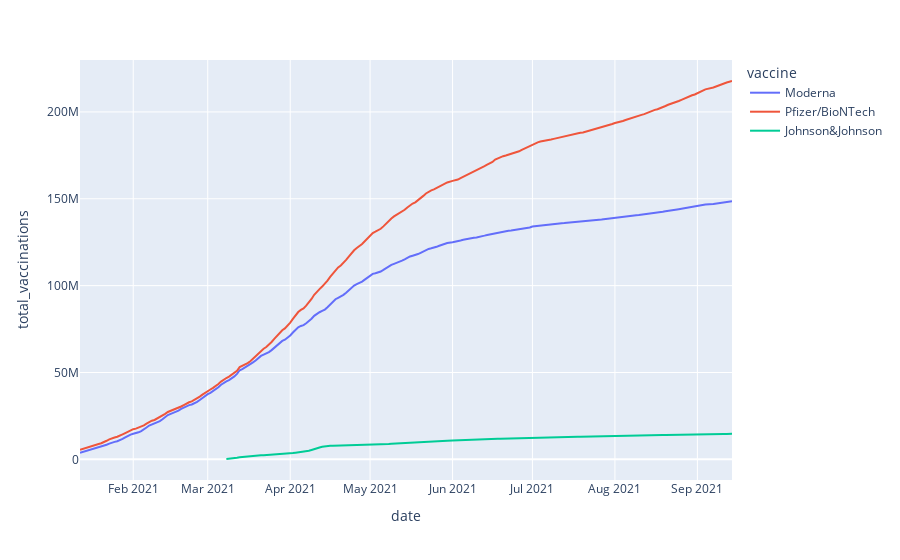

Here is the notebook cell this chart was saved with:
### Markdown cell above
The only country we are interested that has the data of what vaccines are beeing used is the United States so we are going to show the evolution of every kind of vaccine. we also will show the amount of each vaccine is been used

### Code cell
fig = px.line(vac_USA,x = 'date', y = 'total_vaccinations', color = 'vaccine' )
fig.show()

### Figure 1 — Plotly figure (JSON) as saved in the notebook; plotly's stock layout.template omitted (floating-point values rounded to 4 significant figures; data arrays with more than 128 entries replaced by an {"elided": "..."} marker saying what was removed)
{"data": [{"hovertemplate": "vaccine=Moderna<br>date=%{x}<br>total_vaccinations=%{y}<extra></extra>", "legendgroup": "Moderna", "line": {"color": "#636efa", "dash": "solid"}, "marker": {"symbol": "circle"}, "mode": "lines", "name": "Moderna", "orientation": "v", "showlegend": true, "type": "scatter", "x": {"elided": "237 str values"}, "xaxis": "x", "y": {"elided": "237 int values"}, "yaxis": "y"}, {"hovertemplate": "vaccine=Pfizer/BioNTech<br>date=%{x}<br>total_vaccinations=%{y}<extra></extra>", "legendgroup": "Pfizer/BioNTech", "line": {"color": "#EF553B", "dash": "solid"}, "marker": {"symbol": "circle"}, "mode": "lines", "name": "Pfizer/BioNTech", "orientation": "v", "showlegend": true, "type": "scatter", "x": {"elided": "237 str values"}, "xaxis": "x", "y": {"elided": "237 int values"}, "yaxis": "y"}, {"hovertemplate": "vaccine=Johnson&Johnson<br>date=%{x}<br>total_vaccinations=%{y}<extra></extra>", "legendgroup": "Johnson&Johnson", "line": {"color": "#00cc96", "dash": "solid"}, "marker": {"symbol": "circle"}, "mode": "lines", "name": "Johnson&Johnson", "orientation": "v", "showlegend": true, "type": "scatter", "x": {"elided": "187 str values"}, "xaxis": "x", "y": {"elided": "187 int values"}, "yaxis": "y"}], "layout": {"legend": {"title": {"text": "vaccine"}, "tracegroupgap": 0}, "margin": {"t": 60}, "xaxis": {"anchor": "y", "domain": [0.0, 1.0], "title": {"text": "date"}}, "yaxis": {"anchor": "x", "domain": [0.0, 1.0], "title": {"text": "total_vaccinations"}}}}
